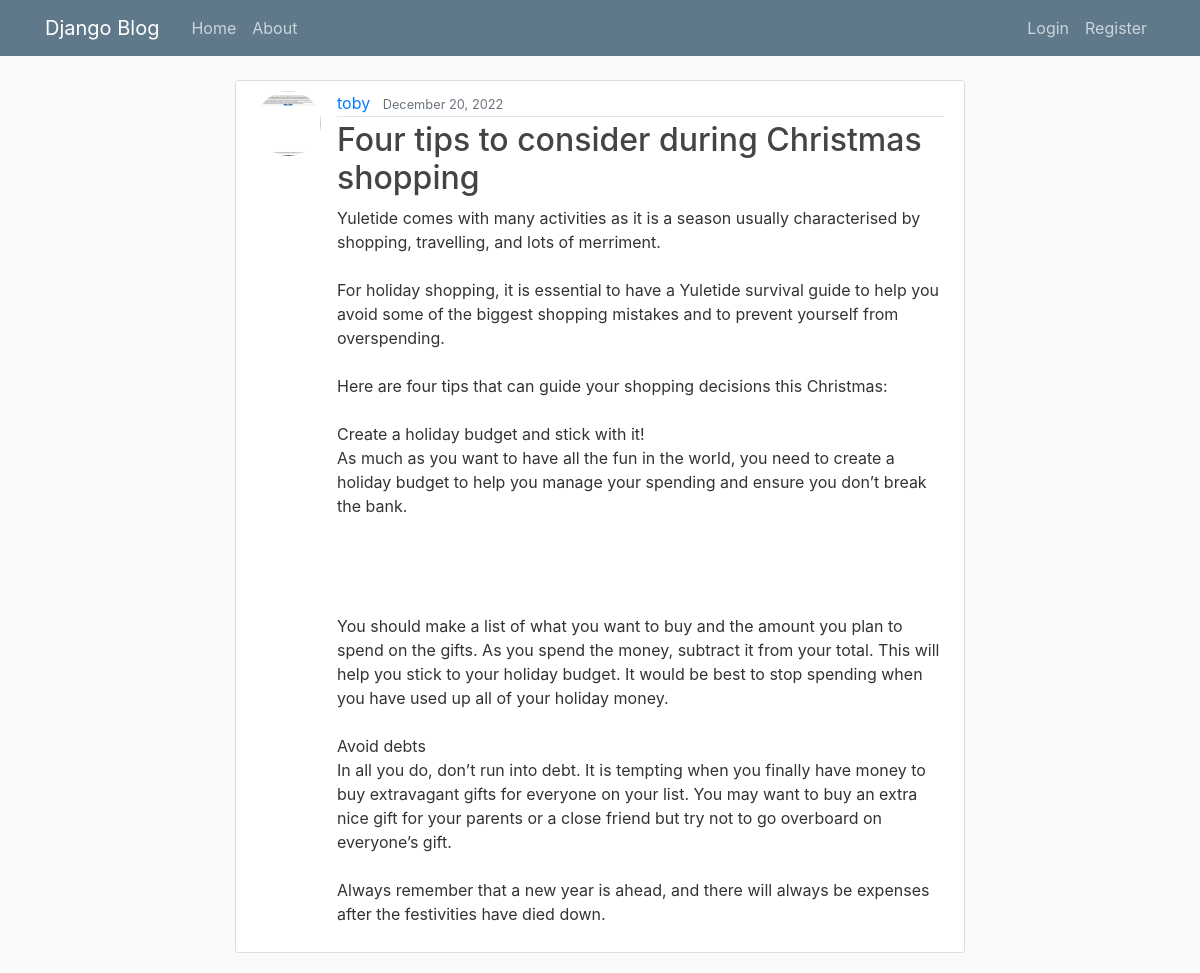
The page /four-tips-to-consider-during-christmas-shopping on the database its author committed.
### blog/models.py (models this page shows, shortened)
class Post(models.Model):
    title = models.CharField(max_length=100)
    content = models.TextField()
    author = models.ForeignKey(User, on_delete=models.CASCADE)
    slug = models.SlugField()
    image = models.ImageField(default="picture.jpeg", upload_to="post_pictures")
    date_posted = models.DateTimeField(default=timezone.now)

### blog/views.py (the view)
# urls.py: path("<slug:slug>", Detail.as_view(), name="detail")
class Detail(DetailView):
    model = Post
    template_name="blog/detail.html"

### blog/templates/blog/detail.html
{% extends "blog/base.html" %}
{% block content %}
        <article class="media content-section">
          <img class="rounded-circle article-img" src="{{ post.image.url }}">
          <div class="media-body">
            <div class="article-metadata">
              <a class="mr-2" href="#">{{ post.author }}</a>
              <small class="text-muted">{{ post.date_posted|date:"F d, Y" }}</small>
            </div>
            <h2><a class="article-title" href="">{{ post.title }}</a></h2>
            <p class="article-content">{{ post.content }}</p>
          </div>
        </article>
{% endblock content %}

### blog/static/blog/main.css (style rules this page uses)
body { background: #fafafa; color: #333333; margin-top: 5rem; }
h1, h2, h3, h4, h5, h6 { color: #444444; }
.content-section { background: #ffffff; padding: 10px 20px; border: 1px solid #dddddd; border-radius: 3px; margin-bottom: 20px; }
.article-title { color: #444444; }
.article-content { white-space: pre-line; }
.article-img { height: 65px; width: 65px; margin-right: 16px; }
.article-metadata { padding-bottom: 1px; margin-bottom: 4px; border-bottom: 1px solid #e3e3e3 }

### rows shown on the page
Post: image (picture), author "toby", date_posted "December 20, 2022", title "Four tips to consider during Christmas shopping", content "Yuletide comes with many activities as it is a season usually characterised by shopping, travelling, and lots of merriment. For holiday shopping, it is essential to have a Yuletide survival guide to help you avoid some of the biggest shopping mistakes and to prevent yourself from overspending. Here are four tips that can guide your shopping decisions this Christmas: Create a holiday budget and stick with it! As much as you want to have all the fun in the world, you need to create a holiday budget to help you manage your spending and ensure you don’t break the bank. You should make a list of what you want to buy and the amount you plan to spend on the gifts. As you spend the money, subtract…"
